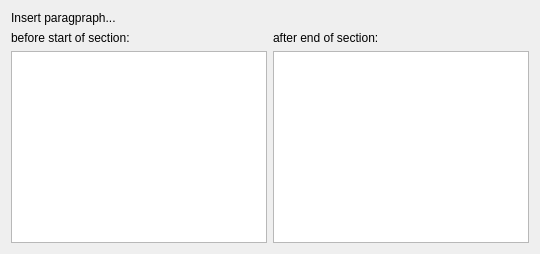
<?xml version="1.0" encoding="UTF-8"?>
<ui version="4.0">
 <class>SectionsSplitDialog</class>
 <widget class="QWidget" name="SectionsSplitDialog">
  <property name="windowTitle">
   <string>Split sections</string>
  </property>
  <layout class="QVBoxLayout" name="verticalLayout">
   <item>
    <widget class="QLabel" name="label">
     <property name="text">
      <string>Insert paragpraph...</string>
     </property>
    </widget>
   </item>
   <item>
    <layout class="QHBoxLayout" name="horizontalLayout">
     <item>
      <layout class="QVBoxLayout" name="verticalLayout_2">
       <item>
        <widget class="QLabel" name="label_2">
         <property name="text">
          <string>before start of section:</string>
         </property>
        </widget>
       </item>
       <item>
        <widget class="QListWidget" name="beforeList"/>
       </item>
      </layout>
     </item>
     <item>
      <layout class="QVBoxLayout" name="verticalLayout_3">
       <item>
        <widget class="QLabel" name="label_3">
         <property name="text">
          <string>after end of section:</string>
         </property>
        </widget>
       </item>
       <item>
        <widget class="QListWidget" name="afterList"/>
       </item>
      </layout>
     </item>
    </layout>
   </item>
  </layout>
 </widget>
 <resources/>
 <connections/>
</ui>
